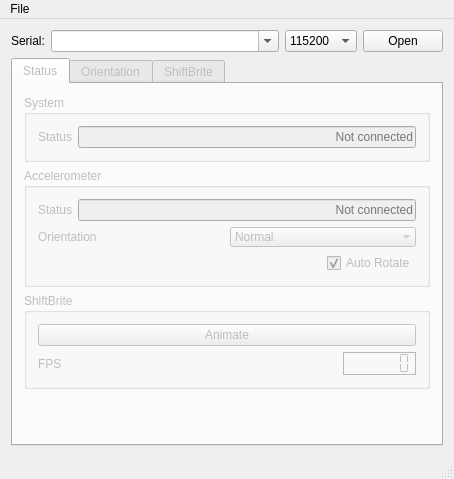
<?xml version="1.0" encoding="UTF-8"?>
<ui version="4.0">
 <class>MainWindow</class>
 <widget class="QMainWindow" name="MainWindow">
  <property name="geometry">
   <rect>
    <x>0</x>
    <y>0</y>
    <width>454</width>
    <height>479</height>
   </rect>
  </property>
  <property name="windowTitle">
   <string>QMonitorRotate</string>
  </property>
  <widget class="QWidget" name="centralWidget">
   <layout class="QVBoxLayout" name="verticalLayout_2">
    <item>
     <layout class="QHBoxLayout" name="horizontalLayout_4">
      <item>
       <widget class="QLabel" name="label_6">
        <property name="text">
         <string>Serial:</string>
        </property>
       </widget>
      </item>
      <item>
       <widget class="QComboBox" name="portCombo">
        <property name="sizePolicy">
         <sizepolicy hsizetype="Expanding" vsizetype="Fixed">
          <horstretch>0</horstretch>
          <verstretch>0</verstretch>
         </sizepolicy>
        </property>
        <property name="editable">
         <bool>true</bool>
        </property>
       </widget>
      </item>
      <item>
       <widget class="QComboBox" name="portBaudCombo">
        <property name="currentIndex">
         <number>7</number>
        </property>
        <item>
         <property name="text">
          <string>1200</string>
         </property>
        </item>
        <item>
         <property name="text">
          <string>2400</string>
         </property>
        </item>
        <item>
         <property name="text">
          <string>4800</string>
         </property>
        </item>
        <item>
         <property name="text">
          <string>9600</string>
         </property>
        </item>
        <item>
         <property name="text">
          <string>19200</string>
         </property>
        </item>
        <item>
         <property name="text">
          <string>38400</string>
         </property>
        </item>
        <item>
         <property name="text">
          <string>57600</string>
         </property>
        </item>
        <item>
         <property name="text">
          <string>115200</string>
         </property>
        </item>
       </widget>
      </item>
      <item>
       <widget class="QPushButton" name="portOpenButton">
        <property name="text">
         <string>Open</string>
        </property>
        <property name="checkable">
         <bool>true</bool>
        </property>
       </widget>
      </item>
     </layout>
    </item>
    <item>
     <widget class="QTabWidget" name="tabWidget">
      <property name="enabled">
       <bool>false</bool>
      </property>
      <property name="focusPolicy">
       <enum>Qt::TabFocus</enum>
      </property>
      <property name="currentIndex">
       <number>0</number>
      </property>
      <property name="elideMode">
       <enum>Qt::ElideNone</enum>
      </property>
      <widget class="QWidget" name="manageTab">
       <attribute name="title">
        <string>Status</string>
       </attribute>
       <layout class="QVBoxLayout" name="verticalLayout_6">
        <item>
         <widget class="QGroupBox" name="groupBox_3">
          <property name="title">
           <string>System</string>
          </property>
          <layout class="QVBoxLayout" name="verticalLayout_7">
           <item>
            <layout class="QHBoxLayout" name="horizontalLayout_17">
             <item>
              <widget class="QLabel" name="label_9">
               <property name="text">
                <string>Status</string>
               </property>
              </widget>
             </item>
             <item>
              <widget class="QLineEdit" name="systemStatusEdit">
               <property name="text">
                <string/>
               </property>
               <property name="alignment">
                <set>Qt::AlignRight|Qt::AlignTrailing|Qt::AlignVCenter</set>
               </property>
               <property name="readOnly">
                <bool>true</bool>
               </property>
               <property name="placeholderText">
                <string>Not connected</string>
               </property>
              </widget>
             </item>
            </layout>
           </item>
          </layout>
         </widget>
        </item>
        <item>
         <widget class="QGroupBox" name="accelGroup">
          <property name="title">
           <string>Accelerometer</string>
          </property>
          <property name="flat">
           <bool>false</bool>
          </property>
          <property name="checkable">
           <bool>false</bool>
          </property>
          <layout class="QVBoxLayout" name="verticalLayout_3">
           <item>
            <layout class="QHBoxLayout" name="horizontalLayout_15">
             <item>
              <widget class="QLabel" name="label_7">
               <property name="text">
                <string>Status</string>
               </property>
              </widget>
             </item>
             <item>
              <widget class="QLineEdit" name="accelStatusEdit">
               <property name="text">
                <string/>
               </property>
               <property name="alignment">
                <set>Qt::AlignRight|Qt::AlignTrailing|Qt::AlignVCenter</set>
               </property>
               <property name="readOnly">
                <bool>true</bool>
               </property>
               <property name="placeholderText">
                <string>Not connected</string>
               </property>
              </widget>
             </item>
            </layout>
           </item>
           <item>
            <layout class="QHBoxLayout" name="horizontalLayout">
             <item>
              <widget class="QLabel" name="label_5">
               <property name="text">
                <string>Orientation</string>
               </property>
              </widget>
             </item>
             <item>
              <widget class="QComboBox" name="accelOrientationCombo">
               <property name="enabled">
                <bool>false</bool>
               </property>
               <property name="editable">
                <bool>false</bool>
               </property>
               <property name="frame">
                <bool>false</bool>
               </property>
               <item>
                <property name="text">
                 <string>Normal</string>
                </property>
               </item>
               <item>
                <property name="text">
                 <string>Left</string>
                </property>
               </item>
               <item>
                <property name="text">
                 <string>Inverted</string>
                </property>
               </item>
               <item>
                <property name="text">
                 <string>Right</string>
                </property>
               </item>
              </widget>
             </item>
            </layout>
           </item>
           <item>
            <layout class="QHBoxLayout" name="horizontalLayout_7">
             <item>
              <spacer name="horizontalSpacer_2">
               <property name="orientation">
                <enum>Qt::Horizontal</enum>
               </property>
               <property name="sizeHint" stdset="0">
                <size>
                 <width>40</width>
                 <height>20</height>
                </size>
               </property>
              </spacer>
             </item>
             <item>
              <widget class="QCheckBox" name="accelAutoRotateCheck">
               <property name="text">
                <string>Auto Rotate</string>
               </property>
               <property name="checked">
                <bool>true</bool>
               </property>
              </widget>
             </item>
            </layout>
           </item>
          </layout>
         </widget>
        </item>
        <item>
         <widget class="QGroupBox" name="shiftBriteGroup">
          <property name="title">
           <string>ShiftBrite</string>
          </property>
          <layout class="QVBoxLayout" name="verticalLayout_5">
           <item>
            <widget class="QPushButton" name="shiftBriteAnimateButton">
             <property name="text">
              <string>Animate</string>
             </property>
             <property name="checkable">
              <bool>true</bool>
             </property>
             <property name="checked">
              <bool>false</bool>
             </property>
            </widget>
           </item>
           <item>
            <layout class="QHBoxLayout" name="horizontalLayout_16">
             <item>
              <widget class="QLabel" name="label_8">
               <property name="text">
                <string>FPS</string>
               </property>
              </widget>
             </item>
             <item>
              <spacer name="horizontalSpacer_5">
               <property name="orientation">
                <enum>Qt::Horizontal</enum>
               </property>
               <property name="sizeHint" stdset="0">
                <size>
                 <width>40</width>
                 <height>20</height>
                </size>
               </property>
              </spacer>
             </item>
             <item>
              <widget class="QLCDNumber" name="shiftBriteFPSLcd">
               <property name="frameShape">
                <enum>QFrame::StyledPanel</enum>
               </property>
               <property name="frameShadow">
                <enum>QFrame::Plain</enum>
               </property>
               <property name="lineWidth">
                <number>2</number>
               </property>
               <property name="smallDecimalPoint">
                <bool>false</bool>
               </property>
               <property name="digitCount">
                <number>6</number>
               </property>
               <property name="mode">
                <enum>QLCDNumber::Dec</enum>
               </property>
               <property name="segmentStyle">
                <enum>QLCDNumber::Flat</enum>
               </property>
              </widget>
             </item>
            </layout>
           </item>
          </layout>
         </widget>
        </item>
        <item>
         <spacer name="verticalSpacer_2">
          <property name="orientation">
           <enum>Qt::Vertical</enum>
          </property>
          <property name="sizeHint" stdset="0">
           <size>
            <width>20</width>
            <height>241</height>
           </size>
          </property>
         </spacer>
        </item>
       </layout>
      </widget>
      <widget class="QWidget" name="orientationTab">
       <attribute name="title">
        <string>Orientation</string>
       </attribute>
       <layout class="QVBoxLayout" name="verticalLayout">
        <item>
         <layout class="QHBoxLayout" name="horizontalLayout_2">
          <item>
           <widget class="QLabel" name="label">
            <property name="text">
             <string>X Axis</string>
            </property>
           </widget>
          </item>
          <item>
           <widget class="QProgressBar" name="xAxisBar">
            <property name="minimum">
             <number>-100</number>
            </property>
            <property name="maximum">
             <number>100</number>
            </property>
            <property name="value">
             <number>0</number>
            </property>
            <property name="format">
             <string>%v%</string>
            </property>
           </widget>
          </item>
         </layout>
        </item>
        <item>
         <layout class="QHBoxLayout" name="horizontalLayout_3">
          <item>
           <widget class="QLabel" name="label_2">
            <property name="text">
             <string>Y Axis</string>
            </property>
           </widget>
          </item>
          <item>
           <widget class="QProgressBar" name="yAxisBar">
            <property name="minimum">
             <number>-100</number>
            </property>
            <property name="value">
             <number>0</number>
            </property>
            <property name="format">
             <string>%v%</string>
            </property>
           </widget>
          </item>
         </layout>
        </item>
        <item>
         <layout class="QHBoxLayout" name="horizontalLayout_5">
          <item>
           <widget class="QLabel" name="label_3">
            <property name="text">
             <string>Z Axis</string>
            </property>
           </widget>
          </item>
          <item>
           <widget class="QProgressBar" name="zAxisBar">
            <property name="minimum">
             <number>-100</number>
            </property>
            <property name="value">
             <number>0</number>
            </property>
            <property name="format">
             <string>%v%</string>
            </property>
           </widget>
          </item>
         </layout>
        </item>
        <item>
         <layout class="QHBoxLayout" name="horizontalLayout_6">
          <item>
           <widget class="QLabel" name="label_4">
            <property name="text">
             <string>Samples Per Second</string>
            </property>
           </widget>
          </item>
          <item>
           <spacer name="horizontalSpacer">
            <property name="orientation">
             <enum>Qt::Horizontal</enum>
            </property>
            <property name="sizeHint" stdset="0">
             <size>
              <width>40</width>
              <height>20</height>
             </size>
            </property>
           </spacer>
          </item>
          <item>
           <widget class="QLCDNumber" name="accelSampleRateLcd">
            <property name="frameShape">
             <enum>QFrame::StyledPanel</enum>
            </property>
            <property name="frameShadow">
             <enum>QFrame::Plain</enum>
            </property>
            <property name="lineWidth">
             <number>2</number>
            </property>
            <property name="smallDecimalPoint">
             <bool>false</bool>
            </property>
            <property name="digitCount">
             <number>6</number>
            </property>
            <property name="mode">
             <enum>QLCDNumber::Dec</enum>
            </property>
            <property name="segmentStyle">
             <enum>QLCDNumber::Flat</enum>
            </property>
           </widget>
          </item>
         </layout>
        </item>
        <item>
         <spacer name="verticalSpacer">
          <property name="orientation">
           <enum>Qt::Vertical</enum>
          </property>
          <property name="sizeHint" stdset="0">
           <size>
            <width>20</width>
            <height>40</height>
           </size>
          </property>
         </spacer>
        </item>
       </layout>
      </widget>
      <widget class="QWidget" name="shiftBriteTab">
       <attribute name="title">
        <string>ShiftBrite</string>
       </attribute>
       <layout class="QVBoxLayout" name="verticalLayout_4">
        <item>
         <layout class="QHBoxLayout" name="horizontalLayout_11">
          <item>
           <widget class="QLabel" name="label_11">
            <property name="text">
             <string>Output</string>
            </property>
           </widget>
          </item>
          <item>
           <spacer name="horizontalSpacer_3">
            <property name="orientation">
             <enum>Qt::Horizontal</enum>
            </property>
            <property name="sizeHint" stdset="0">
             <size>
              <width>40</width>
              <height>20</height>
             </size>
            </property>
           </spacer>
          </item>
          <item>
           <widget class="QLabel" name="label_12">
            <property name="sizePolicy">
             <sizepolicy hsizetype="Fixed" vsizetype="Fixed">
              <horstretch>0</horstretch>
              <verstretch>0</verstretch>
             </sizepolicy>
            </property>
            <property name="minimumSize">
             <size>
              <width>30</width>
              <height>30</height>
             </size>
            </property>
            <property name="maximumSize">
             <size>
              <width>30</width>
              <height>30</height>
             </size>
            </property>
            <property name="autoFillBackground">
             <bool>false</bool>
            </property>
            <property name="frameShape">
             <enum>QFrame::Box</enum>
            </property>
            <property name="frameShadow">
             <enum>QFrame::Plain</enum>
            </property>
            <property name="text">
             <string/>
            </property>
           </widget>
          </item>
         </layout>
        </item>
        <item>
         <layout class="QHBoxLayout" name="horizontalLayout_10">
          <item>
           <widget class="QCheckBox" name="checkBox_2">
            <property name="minimumSize">
             <size>
              <width>100</width>
              <height>0</height>
             </size>
            </property>
            <property name="text">
             <string>Red</string>
            </property>
           </widget>
          </item>
          <item>
           <widget class="QSlider" name="horizontalSlider">
            <property name="orientation">
             <enum>Qt::Horizontal</enum>
            </property>
           </widget>
          </item>
          <item>
           <widget class="QLabel" name="label_10">
            <property name="sizePolicy">
             <sizepolicy hsizetype="Fixed" vsizetype="Fixed">
              <horstretch>0</horstretch>
              <verstretch>0</verstretch>
             </sizepolicy>
            </property>
            <property name="minimumSize">
             <size>
              <width>20</width>
              <height>20</height>
             </size>
            </property>
            <property name="maximumSize">
             <size>
              <width>20</width>
              <height>20</height>
             </size>
            </property>
            <property name="autoFillBackground">
             <bool>false</bool>
            </property>
            <property name="frameShape">
             <enum>QFrame::Box</enum>
            </property>
            <property name="frameShadow">
             <enum>QFrame::Plain</enum>
            </property>
            <property name="text">
             <string/>
            </property>
           </widget>
          </item>
         </layout>
        </item>
        <item>
         <layout class="QHBoxLayout" name="horizontalLayout_9">
          <item>
           <widget class="QCheckBox" name="checkBox_3">
            <property name="minimumSize">
             <size>
              <width>100</width>
              <height>0</height>
             </size>
            </property>
            <property name="text">
             <string>Blue</string>
            </property>
           </widget>
          </item>
          <item>
           <widget class="QSlider" name="horizontalSlider_3">
            <property name="orientation">
             <enum>Qt::Horizontal</enum>
            </property>
           </widget>
          </item>
          <item>
           <widget class="QLabel" name="label_13">
            <property name="sizePolicy">
             <sizepolicy hsizetype="Fixed" vsizetype="Fixed">
              <horstretch>0</horstretch>
              <verstretch>0</verstretch>
             </sizepolicy>
            </property>
            <property name="minimumSize">
             <size>
              <width>20</width>
              <height>20</height>
             </size>
            </property>
            <property name="maximumSize">
             <size>
              <width>20</width>
              <height>20</height>
             </size>
            </property>
            <property name="autoFillBackground">
             <bool>false</bool>
            </property>
            <property name="frameShape">
             <enum>QFrame::Box</enum>
            </property>
            <property name="frameShadow">
             <enum>QFrame::Plain</enum>
            </property>
            <property name="text">
             <string/>
            </property>
           </widget>
          </item>
         </layout>
        </item>
        <item>
         <layout class="QHBoxLayout" name="horizontalLayout_8">
          <item>
           <widget class="QCheckBox" name="checkBox_4">
            <property name="minimumSize">
             <size>
              <width>100</width>
              <height>0</height>
             </size>
            </property>
            <property name="text">
             <string>Green</string>
            </property>
           </widget>
          </item>
          <item>
           <widget class="QSlider" name="horizontalSlider_2">
            <property name="orientation">
             <enum>Qt::Horizontal</enum>
            </property>
           </widget>
          </item>
          <item>
           <widget class="QLabel" name="label_14">
            <property name="sizePolicy">
             <sizepolicy hsizetype="Fixed" vsizetype="Fixed">
              <horstretch>0</horstretch>
              <verstretch>0</verstretch>
             </sizepolicy>
            </property>
            <property name="minimumSize">
             <size>
              <width>20</width>
              <height>20</height>
             </size>
            </property>
            <property name="maximumSize">
             <size>
              <width>20</width>
              <height>20</height>
             </size>
            </property>
            <property name="autoFillBackground">
             <bool>false</bool>
            </property>
            <property name="frameShape">
             <enum>QFrame::Box</enum>
            </property>
            <property name="frameShadow">
             <enum>QFrame::Plain</enum>
            </property>
            <property name="text">
             <string/>
            </property>
           </widget>
          </item>
         </layout>
        </item>
        <item>
         <layout class="QHBoxLayout" name="horizontalLayout_13">
          <item>
           <widget class="QLabel" name="label_15">
            <property name="text">
             <string>Duration</string>
            </property>
           </widget>
          </item>
          <item>
           <widget class="QSpinBox" name="spinBox">
            <property name="alignment">
             <set>Qt::AlignRight|Qt::AlignTrailing|Qt::AlignVCenter</set>
            </property>
            <property name="maximum">
             <number>9999999</number>
            </property>
            <property name="value">
             <number>1000</number>
            </property>
           </widget>
          </item>
         </layout>
        </item>
        <item>
         <layout class="QHBoxLayout" name="horizontalLayout_14">
          <item>
           <widget class="QRadioButton" name="radioButton">
            <property name="text">
             <string>Start Value</string>
            </property>
            <property name="checked">
             <bool>true</bool>
            </property>
           </widget>
          </item>
          <item>
           <widget class="QRadioButton" name="radioButton_2">
            <property name="text">
             <string>Stop Value</string>
            </property>
           </widget>
          </item>
         </layout>
        </item>
        <item>
         <layout class="QHBoxLayout" name="horizontalLayout_12">
          <item>
           <widget class="QPushButton" name="pushButton_2">
            <property name="text">
             <string>Test</string>
            </property>
           </widget>
          </item>
          <item>
           <spacer name="horizontalSpacer_4">
            <property name="orientation">
             <enum>Qt::Horizontal</enum>
            </property>
            <property name="sizeHint" stdset="0">
             <size>
              <width>40</width>
              <height>20</height>
             </size>
            </property>
           </spacer>
          </item>
          <item>
           <widget class="QPushButton" name="pushButton_3">
            <property name="text">
             <string>Save</string>
            </property>
           </widget>
          </item>
         </layout>
        </item>
        <item>
         <widget class="QTableView" name="tableView"/>
        </item>
       </layout>
      </widget>
     </widget>
    </item>
   </layout>
  </widget>
  <widget class="QMenuBar" name="menuBar">
   <property name="geometry">
    <rect>
     <x>0</x>
     <y>0</y>
     <width>454</width>
     <height>25</height>
    </rect>
   </property>
   <widget class="QMenu" name="menuFile">
    <property name="title">
     <string>File</string>
    </property>
    <addaction name="actionSave_Log"/>
    <addaction name="actionQuit"/>
   </widget>
   <addaction name="menuFile"/>
  </widget>
  <widget class="QStatusBar" name="statusBar">
   <property name="toolTip">
    <string/>
   </property>
   <property name="statusTip">
    <string/>
   </property>
   <property name="accessibleDescription">
    <string/>
   </property>
  </widget>
  <action name="actionSave_Log">
   <property name="text">
    <string>Save Log</string>
   </property>
  </action>
  <action name="actionQuit">
   <property name="text">
    <string>Quit</string>
   </property>
  </action>
 </widget>
 <layoutdefault spacing="6" margin="11"/>
 <tabstops>
  <tabstop>portCombo</tabstop>
  <tabstop>portBaudCombo</tabstop>
  <tabstop>portOpenButton</tabstop>
  <tabstop>tabWidget</tabstop>
  <tabstop>systemStatusEdit</tabstop>
  <tabstop>accelStatusEdit</tabstop>
  <tabstop>accelOrientationCombo</tabstop>
  <tabstop>accelAutoRotateCheck</tabstop>
  <tabstop>shiftBriteAnimateButton</tabstop>
  <tabstop>checkBox_2</tabstop>
  <tabstop>horizontalSlider</tabstop>
  <tabstop>checkBox_3</tabstop>
  <tabstop>horizontalSlider_3</tabstop>
  <tabstop>checkBox_4</tabstop>
  <tabstop>horizontalSlider_2</tabstop>
  <tabstop>spinBox</tabstop>
  <tabstop>radioButton</tabstop>
  <tabstop>radioButton_2</tabstop>
  <tabstop>pushButton_2</tabstop>
  <tabstop>pushButton_3</tabstop>
  <tabstop>tableView</tabstop>
 </tabstops>
 <resources/>
 <connections>
  <connection>
   <sender>actionQuit</sender>
   <signal>triggered()</signal>
   <receiver>MainWindow</receiver>
   <slot>close()</slot>
   <hints>
    <hint type="sourcelabel">
     <x>-1</x>
     <y>-1</y>
    </hint>
    <hint type="destinationlabel">
     <x>226</x>
     <y>315</y>
    </hint>
   </hints>
  </connection>
 </connections>
</ui>
